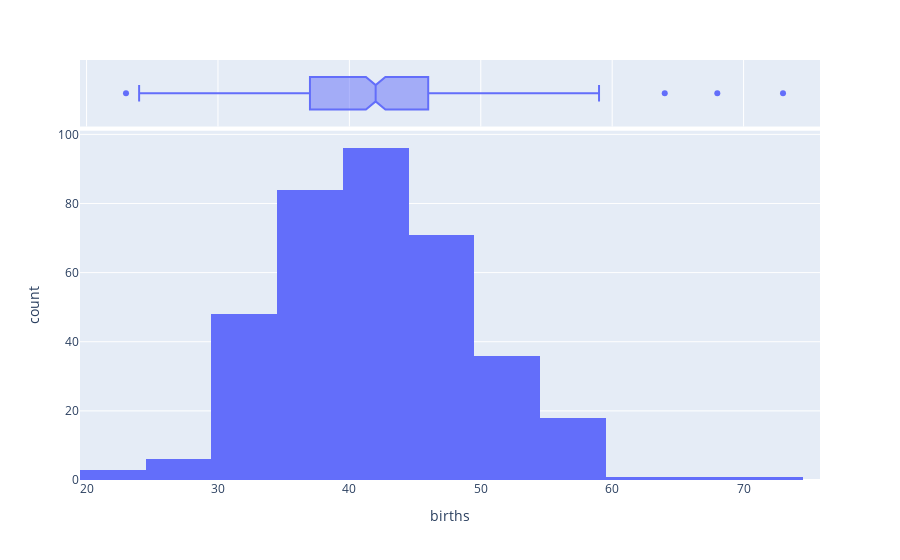

Notebook source saved alongside this figure:
### Code cell
fig = px.histogram(df, x='births', nbins=20, marginal='box')
fig.show()

### Figure 1 — Plotly figure (JSON) as saved in the notebook; plotly's stock layout.template omitted (floating-point values rounded to 4 significant figures; data arrays with more than 128 entries replaced by an {"elided": "..."} marker saying what was removed)
{"data": [{"alignmentgroup": "True", "bingroup": "x", "hovertemplate": "births=%{x}<br>count=%{y}<extra></extra>", "legendgroup": "", "marker": {"color": "#636efa"}, "name": "", "nbinsx": 20, "offsetgroup": "", "orientation": "v", "showlegend": false, "type": "histogram", "x": {"elided": "365 int values"}, "xaxis": "x", "yaxis": "y"}, {"alignmentgroup": "True", "hovertemplate": "births=%{x}<extra></extra>", "legendgroup": "", "marker": {"color": "#636efa"}, "name": "", "notched": true, "offsetgroup": "", "showlegend": false, "type": "box", "x": {"elided": "365 int values"}, "xaxis": "x2", "yaxis": "y2"}], "layout": {"barmode": "relative", "legend": {"tracegroupgap": 0}, "margin": {"t": 60}, "xaxis": {"anchor": "y", "domain": [0, 1], "title": {"text": "births"}}, "xaxis2": {"anchor": "y2", "domain": [0, 1], "matches": "x", "showgrid": true, "showticklabels": false}, "yaxis": {"anchor": "x", "domain": [0, 0.8316], "title": {"text": "count"}}, "yaxis2": {"anchor": "x2", "domain": [0.8416, 1], "matches": "y2", "showgrid": false, "showline": false, "showticklabels": false, "ticks": ""}}}
